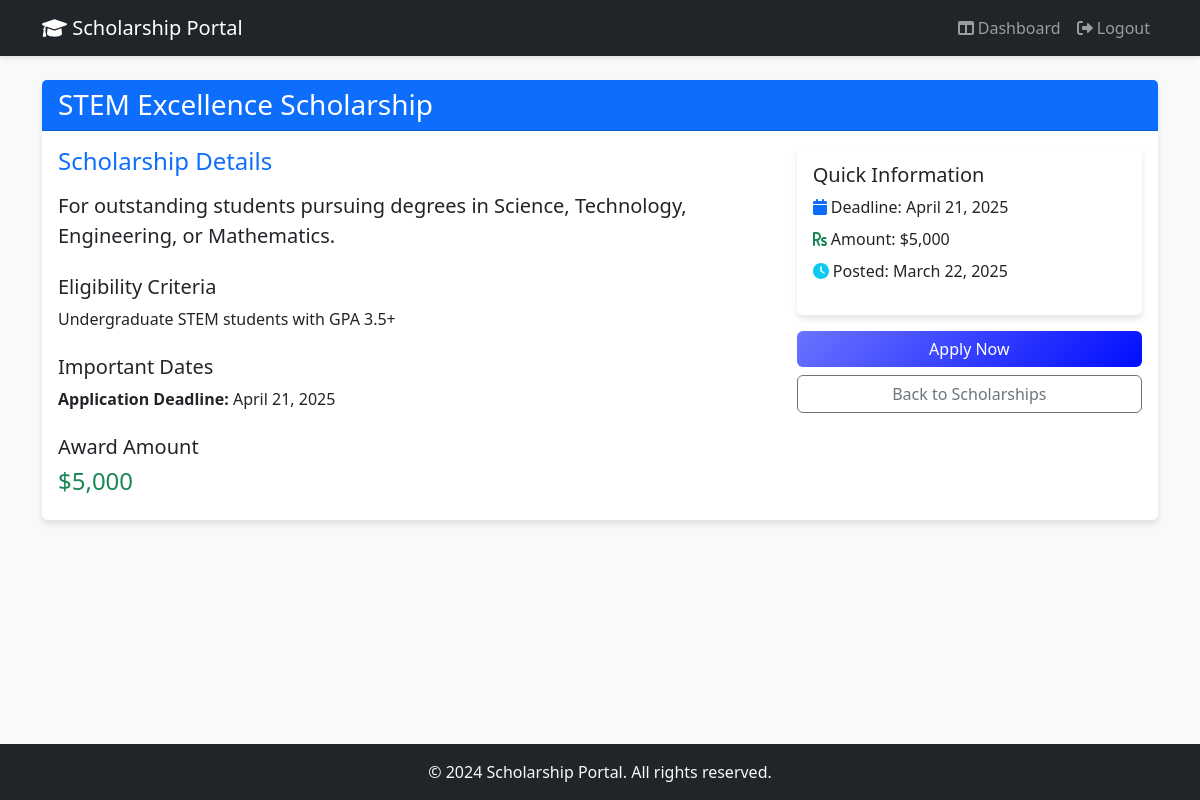
Page /scholarship/1 (signed in) on the committed database.
### models.py (models this page shows)
class Scholarship(db.Model):
    id = db.Column(db.Integer, primary_key=True)
    title = db.Column(db.String(100), nullable=False)
    description = db.Column(db.Text, nullable=False)
    deadline = db.Column(db.DateTime, nullable=False)
    amount = db.Column(db.String(50), nullable=False)
    eligibility = db.Column(db.String(200), nullable=False)
    created_at = db.Column(db.DateTime, default=datetime.utcnow)

### routes.py (the view)
@routes.route('/scholarship/<int:scholarship_id>')
@login_required
def scholarship_details(scholarship_id):
    scholarship = Scholarship.query.get_or_404(scholarship_id)
    return render_template('scholarship_details.html', scholarship=scholarship)

### app.py (called while the page is built)
@login_manager.user_loader
def load_user(user_id):
    return User.query.get(int(user_id))

### templates/scholarship_details.html
{% extends "base.html" %}
{% block content %}
<div class="container py-4">
    <div class="card">
        <div class="card-header bg-primary text-white">
            <h3 class="mb-0">{{ scholarship.title }}</h3>
        </div>
        <div class="card-body">
            <div class="row">
                <div class="col-md-8">
                    <h4 class="text-primary mb-3">Scholarship Details</h4>
                    <p class="lead">{{ scholarship.description }}</p>
                    <h5 class="mt-4">Eligibility Criteria</h5>
                    <p>{{ scholarship.eligibility }}</p>
                    <h5 class="mt-4">Important Dates</h5>
                    <ul class="list-unstyled">
                        <li><strong>Application Deadline:</strong> {{ scholarship.deadline.strftime('%B %d, %Y') }}</li>
                    </ul>
                    <h5 class="mt-4">Award Amount</h5>
                    <p class="h4 text-success">{{ scholarship.amount }}</p>
                </div>
                <div class="col-md-4">
                    <div class="card mb-3">
                        <div class="card-body">
                            <h5 class="card-title">Quick Information</h5>
                            <ul class="list-unstyled">
                                <li class="mb-2"><i class="fas fa-calendar text-primary"></i> Deadline: {{ scholarship.deadline.strftime('%B %d, %Y') }}</li>
                                <li class="mb-2"><i class="fas fa-rupee-sign text-success"></i> Amount: {{ scholarship.amount }}</li>
                                <li><i class="fas fa-clock text-info"></i> Posted: {{ scholarship.created_at.strftime('%B %d, %Y') }}</li>
                            </ul>
                        </div>
                    </div>
                    <div class="d-grid gap-2">
                        <a href="#" class="btn btn-primary">Apply Now</a>
                        <a href="{{ url_for('routes.dashboard') }}" class="btn btn-outline-secondary">Back to Scholarships</a>
                    </div>
                </div>
            </div>
        </div>
    </div>
</div>
{% endblock %}

### static/css/custom.css (style rules this page uses)
:root { --primary-gradient: linear-gradient(135deg, #6B73FF 0%, #000DFF 100%); --secondary-gradient: linear-gradient(135deg, #0061ff 0%, #60efff 100%); }
body { background-color: #f8f9fa; }
.card { border: none; box-shadow: 0 4px 6px rgba(0,0,0,0.1); transition: transform 0.2s ease; }
.btn-primary { background: var(--primary-gradient); border: none; transition: all 0.3s ease; }

### rows in the picture
Scholarship: title "STEM Excellence Scholarship", description "For outstanding students pursuing degrees in Science, Technology, Engineering, or Mathematics.", eligibility "Undergraduate STEM students with GPA 3.5+", deadline "April 21, 2025", amount "$5,000", created_at "March 22, 2025"
